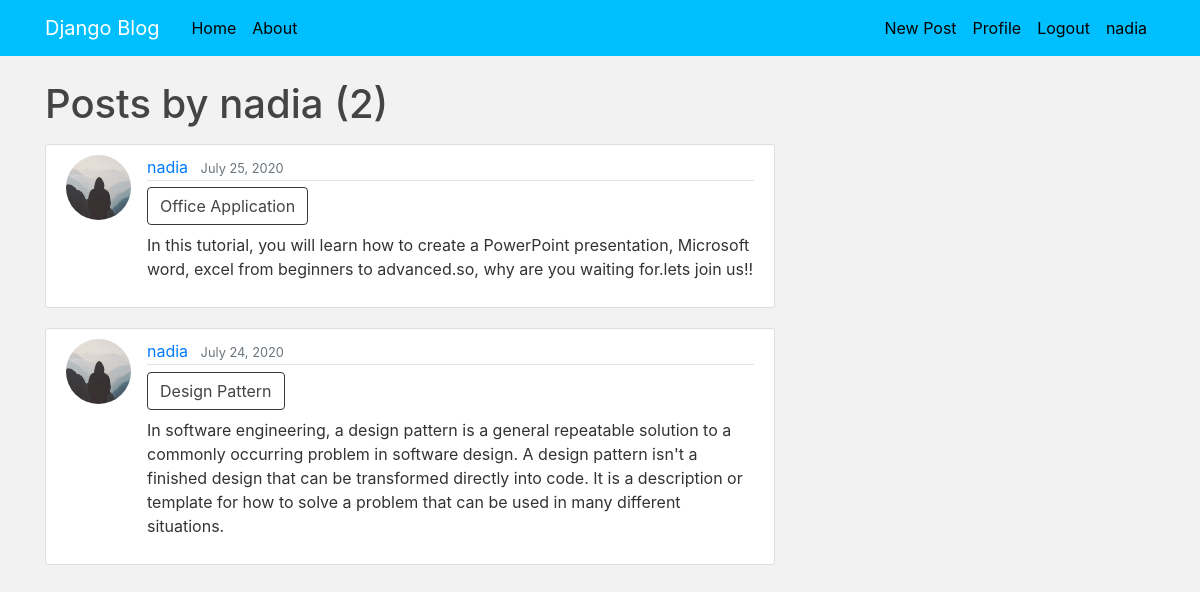
The page /user/nadia (signed in) on the database its author committed.
### blog/models.py (models this page shows, shortened)
class Post(models.Model):
    title = models.CharField(max_length=100)
    content = models.TextField()
    date_posted = models.DateTimeField(default=timezone.now)
    author = models.ForeignKey(User, on_delete=models.CASCADE)

### users/models.py (models this page shows, shortened)
class Profile(models.Model):
    user = models.OneToOneField(User, on_delete=models.CASCADE)
    image = models.ImageField(default='default.jpg', upload_to='profile_pics')

### blog/views.py (the view)
# urls.py: path('user/<str:username>', UserPostListView.as_view(), name='user-posts'),
class UserPostListView(ListView):
    model = Post
    template_name = 'user_posts.html'  # <app>/<model>_<viewtype>.html
    context_object_name = 'posts'
    paginate_by = 3
    def get_queryset(self):
        user = get_object_or_404(User, username=self.kwargs.get('username'))
        return Post.objects.filter(author=user).order_by('-date_posted')

### templates/user_posts.html (shortened to what this page needs)
{% extends "base.html" %}
{% block content %}
    <h1 class="mb-3">Posts by {{ view.kwargs.username }} ({{ page_obj.paginator.count }})</h1>
    {% for post in posts %}
        <article class="media content-section">
          <img class="rounded-circle article-img" src="{{ post.author.profile.image.url }}">
          <div class="media-body">
            <div class="article-metadata">
              <a class="mr-2" href="{% url 'user-posts' post.author.username %}">{{ post.author }}</a>
              <small class="text-muted">{{ post.date_posted|date:"F d, Y" }}</small>
            </div>
            <h2><a class="article-title btn btn-outline-dark" href="{% url 'post-detail' post.id %}">{{ post.title }}</a></h2>
            <p class="article-content">{{ post.content }}</p>
          </div>
        </article>
    {% endfor %}
{% endblock content %}

### templates/base.html (shortened to what this page needs)
{% load static %}
<!DOCTYPE html>
<html>
<head>
    <link rel="stylesheet" href="https://maxcdn.bootstrapcdn.com/bootstrap/4.0.0/css/bootstrap.min.css">
    <link rel="stylesheet" type="text/css" href="{% static 'main.css' %}">
</head>
<body>
    <header class="site-header">
      <nav class="navbar navbar-expand-md navbar-dark bg-steel fixed-top">
        <div class="container">
          <a class="navbar-brand mr-4" href="{% url 'blog_home' %}">Django Blog</a>
          <div class="collapse navbar-collapse" id="navbarToggle">
            <div class="navbar-nav mr-auto">
              <a class="nav-item nav-link" href="{% url 'blog_home' %}">Home</a>
              <a class="nav-item nav-link" href="{% url 'blog_about' %}">About</a>
            </div>
            <div class="navbar-nav">
             {% if user.is_authenticated %}
                 <a class="nav-item nav-link" href="{% url 'post-create' %}">New Post</a>
                <a class="nav-item nav-link" href="{% url 'profile' %}">Profile</a>
                <a class="nav-item nav-link" href="{% url 'logout' %}">Logout</a>
                 <a class="nav-item nav-link">{{ user.username }}</a>
              {% else %}
                <a class="nav-item nav-link" href="{% url 'login' %}">Login</a>
                <a class="nav-item nav-link" href="{% url 'register' %}">Register</a>
              {% endif %}
            </div>
          </div>
        </div>
      </nav>
    </header>
    <main role="main" class="container">
      <div class="row">
        <div class="col-md-8">
          {% block content %}{% endblock %}
        </div>
      </div>
    </main>
</body>
</html>

### static/main.css (style rules this page uses)
body { background: #f2f2f2; color: #333333; margin-top: 5rem; }
h1, h2, h3, h4, h5, h6 { color: #444444; }
.bg-steel { background-color: deepskyblue; }
.site-header .navbar-nav .nav-link { color: black; }
.content-section { background: #ffffff; padding: 10px 20px; border: 1px solid #dddddd; border-radius: 3px; margin-bottom: 20px; }
.article-title { color: #444444; }
.article-content { white-space: pre-line; }
.article-img { height: 65px; width: 65px; margin-right: 16px; }
.article-metadata { padding-bottom: 1px; margin-bottom: 4px; border-bottom: 1px solid #e3e3e3 }

### rows shown on the page
Post: author.profile.image (placeholder picture), author "nadia", date_posted "July 25, 2020", title "Office Application", content "In this tutorial, you will learn how to create a PowerPoint presentation, Microsoft word, excel from beginners to advanced.so, why are you waiting for.lets join us!!"
Post: author.profile.image (placeholder picture), author "nadia", date_posted "July 24, 2020", title "Design Pattern", content "In software engineering, a design pattern is a general repeatable solution to a commonly occurring problem in software design. A design pattern isn't a finished design that can be transformed directly into code. It is a description or template for how to solve a problem that can be used in many different situations."

### other values the page prints
{{ user.username }} "nadia"
{{ view.kwargs.username }} "nadia"
{{ page_obj.paginator.count }} "2"
